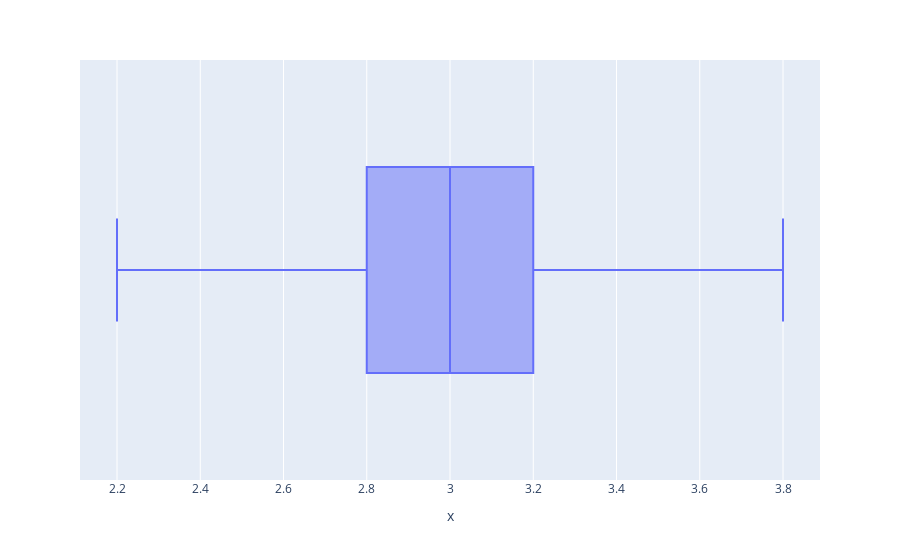

Source (notebook cell):
### Code cell
import plotly.express as px
a=df['Species']
px.box(a,setosa['Sepal width'])
px.box(a,versicolor['Sepal width'])
px.box(a, virginica['Sepal width'])

### Figure 1 — Plotly figure (JSON) as saved in the notebook; plotly's stock layout.template omitted (floating-point values rounded to 4 significant figures)
{"data": [{"alignmentgroup": "True", "hovertemplate": "x=%{x}<extra></extra>", "legendgroup": "", "marker": {"color": "#636efa"}, "name": "", "notched": false, "offsetgroup": "", "orientation": "h", "showlegend": false, "type": "box", "x": [3.3, 2.7, 3, 2.9, 3, 3, 2.5, 2.9, 2.5, 3.6, 3.2, 2.7, 3, 2.5, 2.8, 3.2, 3, 3.8, 2.6, 2.2, 3.2, 2.8, 2.8, 2.7, 3.3, 3.2, 2.8, 3, 2.8, 3, 2.8, 3.8, 2.8, 2.8, 2.6, 3, 3.4, 3.1, 3, 3.1, 3.1, 3.1, 2.7, 3.2, 3.3, 3, 2.5, 3, 3.4, 3], "x0": " ", "xaxis": "x", "y0": " ", "yaxis": "y"}], "layout": {"boxmode": "group", "legend": {"tracegroupgap": 0}, "margin": {"t": 60}, "xaxis": {"anchor": "y", "domain": [0, 1], "title": {"text": "x"}}, "yaxis": {"anchor": "x", "domain": [0, 1]}}}
